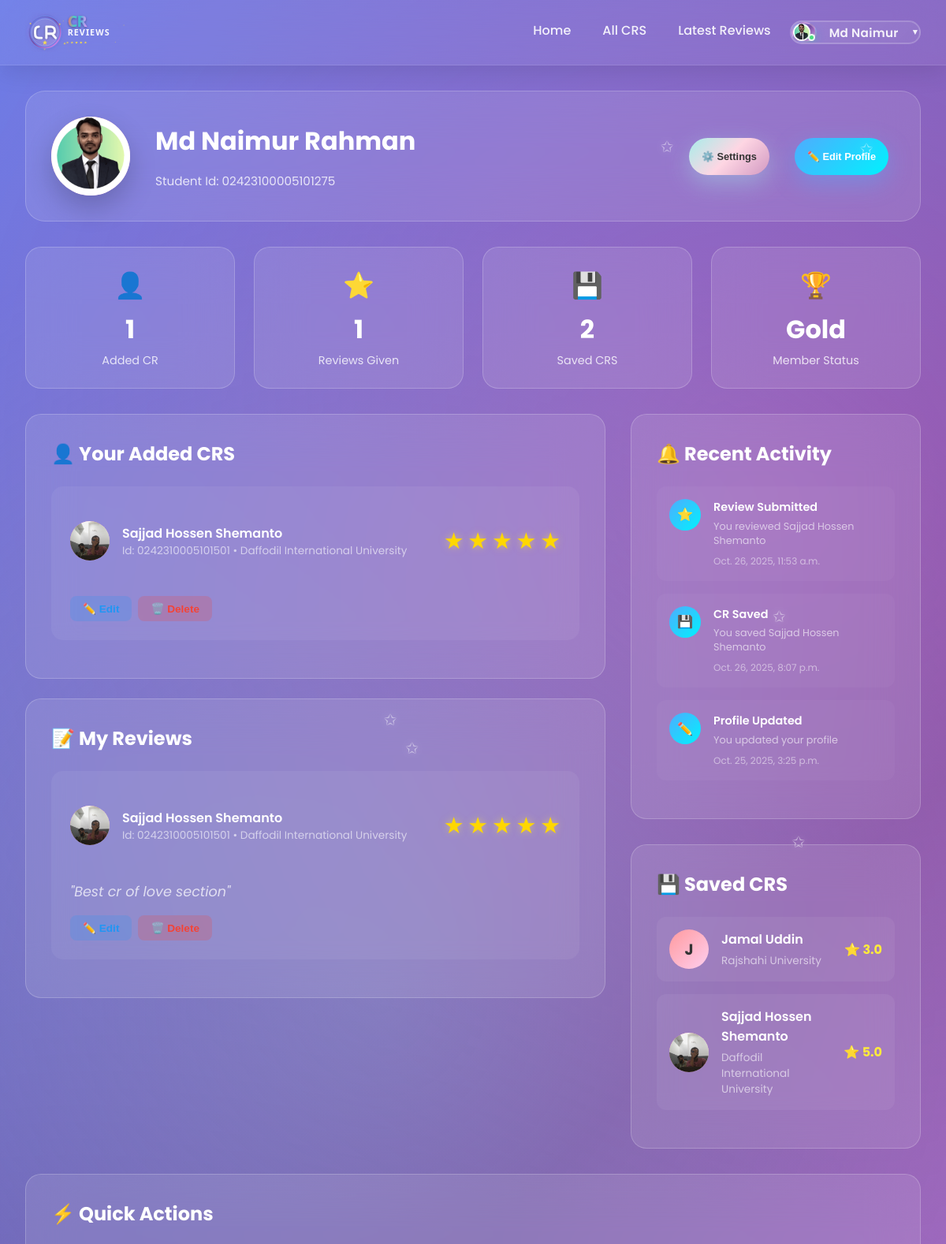
Page /user_dashboard/md-naimur-rahman/ (signed in, upper part) on the earlier database version.
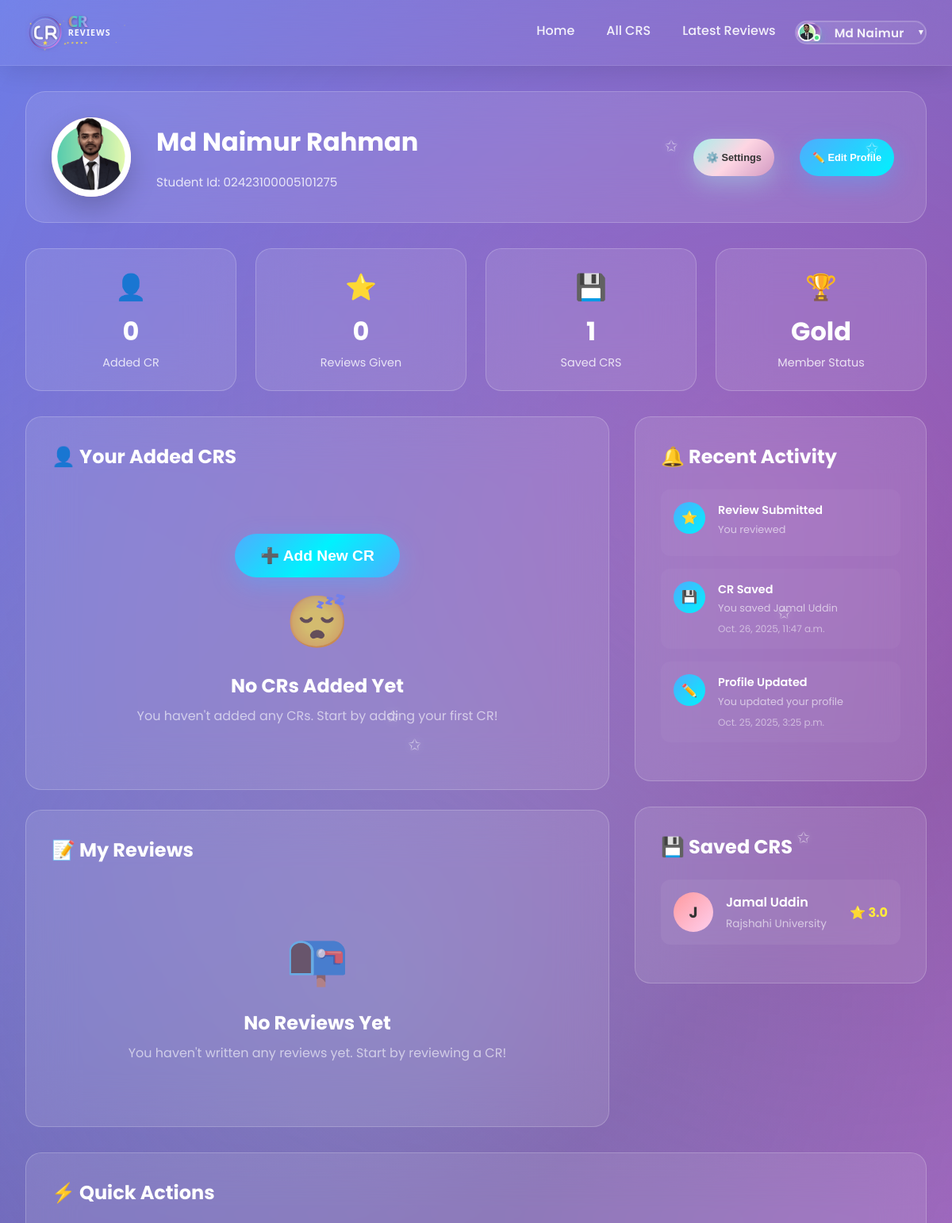
Same page on the later database version.
### cr/models.py (models this page shows, shortened)
class CrProfile(models.Model):
    user=models.OneToOneField('userprofile.User', on_delete=models.CASCADE,related_name='user_profile')
    university=models.ForeignKey(University, on_delete=models.CASCADE,related_name='university_crs')
    department=models.ForeignKey(Department, on_delete=models.CASCADE,related_name='department_crs')
    cr_status = models.CharField(
    max_length=20,
    choices=[('Present', 'Present CR'), ('Former', 'Former CR')],
    default='Present'
    )
    profile_picture = models.ImageField(upload_to='cr_profile_pictures/', blank=True, null=True)
    name = models.CharField(max_length=100)
    gender = models.CharField(choices=[('M', 'Male'), ('F', 'Female')], max_length=1)
    email = models.EmailField(blank=True, null=True)
    phone = models.CharField(max_length=30, blank=True, null=True)
    st_id = models.CharField(max_length=50, unique=True)
    batch = models.CharField(max_length=20)
    dept_batch = models.CharField(max_length=20 , blank=True, null=True)
    section = models.CharField(max_length=10)
    bio = models.TextField(blank=True, null=True)
    date_of_birth = models.DateField(blank=True, null=True)
    slug = models.SlugField(unique=True, blank=True)
    facebook_url = models.URLField(default='https://www.facebook.com/')
    instagram_url = models.URLField(default='https://www.instagram.com/')
    linkedin_url = models.URLField(default='https://www.linkedin.com/')
    created_at=models.DateTimeField(auto_now_add=True)
    updated_at=models.DateTimeField(auto_now=True)
    deleted_at=models.DateTimeField(auto_now=True,blank=True,null=True)
    @property
    def average_rating(self):
        avg=self.cr_reviews.aggregate(Avg('rating'))['rating__avg']
        return round(avg,1) if avg else 0

class University(models.Model):
    Public = "Public"
    Private = "Private"
    university_type = [
        (Public,"Public"),
        (Private,"Private"),
    ]
    title =models.CharField(max_length=100,unique=True,blank=False,null=False)
    type =models.CharField(max_length=100,choices=university_type)
    address=models.CharField(max_length=150, blank=True, null=True)
    slug=models.SlugField(blank=True,unique=True)
    created_at=models.DateTimeField(auto_now_add=True)
    updated_at=models.DateTimeField(auto_now=True)
    daleted_at=models.DateTimeField(auto_now=True,blank=True,null=True)
    def __str__(self):
        return self.title

class Review(models.Model):
    user=models.ForeignKey('userprofile.User', on_delete=models.CASCADE,related_name='userreviews')
    cr_profile=models.ForeignKey(CrProfile, on_delete=models.CASCADE,related_name='cr_reviews')
    rating = models.PositiveSmallIntegerField()
    description = models.TextField(blank=True, null=True)
    is_anonymous = models.BooleanField(default=False)
    anonymous_name = models.CharField(max_length=100, blank=True, null=True)
    slug = models.SlugField(unique=True, blank=True)
    created_at = models.DateTimeField(auto_now_add=True)
    updated_at = models.DateTimeField(auto_now=True)
    deleted_at = models.DateTimeField(blank=True, null=True)
    class Meta:
        unique_together = [['user', 'cr_profile']]
        ordering = ['-created_at']

### userprofile/models.py (models this page shows, shortened)
class SavedCR(models.Model):
    user = models.ForeignKey(User, on_delete=models.CASCADE, related_name='saved_crs')
    cr_profile = models.ForeignKey(CrProfile, on_delete=models.CASCADE, related_name='saved_by')
    saved_at = models.DateTimeField(auto_now_add=True)
    class Meta:
        unique_together = ('user', 'cr_profile')

### userprofile/views.py (the view)
# urls.py: path('user_dashboard/<str:slug>/',user_dasboard,name="user_dashboard"),
@login_required
def user_dasboard(request,slug):
    user = User.objects.get(email=request.user.email,slug=slug)
    review = Review.objects.filter(user=user).order_by('-created_at')
    saved_crs = SavedCR.objects.filter(user=request.user).select_related('cr_profile')
    last = review.first()
    last_cr_saved= saved_crs.last()
    add_crs = CrProfile.objects.filter(user=request.user)
    items_per_page = 5
    add_crs_paginator = Paginator(add_crs, items_per_page)
    add_crs_page = request.GET.get('add_crs_page', 1)
    add_crs = add_crs_paginator.get_page(add_crs_page)
    saved_crs_paginator = Paginator(saved_crs, items_per_page)
    saved_crs_page = request.GET.get('saved_crs_page', 1)
    saved_crs = saved_crs_paginator.get_page(saved_crs_page)
    review_paginator = Paginator(review, items_per_page)
    review_page = request.GET.get('review_page', 1)
    review = review_paginator.get_page(review_page)
    context = {
        'user':user,
        'review':review,
        'last':last,
        'saved_crs':saved_crs,
        'last_cr_saved':last_cr_saved,
        'add_crs':add_crs,
    }
    return render(request,'user_profile/user_dashboard.html',context)

### templates/user_profile/user_dashboard.html (shortened to what the changed rows need)
{% extends 'base.html' %}
{% load static %}
{% block content %}
<div class="dashboard-container">
   <div class="dashboard-header">
      <div class="header-left">
         <div class="user-info">
            <h1>{{user.first_name}} {{user.last_name}}</h1>
         </div>
      </div>
   </div>
   <div class="stats-row">
      <div class="stat-box">
         <div class="stat-box-icon">👤</div>
         <div class="stat-box-value">{{add_crs.paginator.count}}</div>
         <div class="stat-box-label">Added CR</div>
      </div>
      <div class="stat-box">
         <div class="stat-box-icon">⭐</div>
         <div class="stat-box-value">{{review.paginator.count}}</div>
         <div class="stat-box-label">Reviews Given</div>
      </div>
      <div class="stat-box">
         <div class="stat-box-icon">💾</div>
         <div class="stat-box-value">{{saved_crs.paginator.count}}</div>
         <div class="stat-box-label">Saved CRS</div>
      </div>
   </div>
   <div class="content-grid">
      <div>
         <div class="dashboard-card">
            <div class="card-header">
               <h2 class="card-title">👤 Your Added CRS</h2>
            </div>
            {% if add_crs %}
            {% for add in add_crs %}
            <div class="review-item">
               <div class="review-header">
                  <div class="review-cr">
                     <div class="saved-avatar">
                        {% if add.profile_picture %}
                        <img src={{add.profile_picture.url}} alt={{add.name}} />
                        {% else %}
                        {{add.name|first|upper}}
                        {% endif %}
                     </div>
                     <div class="cr-info">
                        <h4><a href="{% url 'cr_profile' add.slug %}" style="text-decoration: none; color: inherit;">{{add.name}}</a></h4>
                        <p>Id: {{add.st_id}} • {{add.university}}</p>
                     </div>
                  </div>
                  <div class="rating">
                     {% for i in "12345" %} {% if forloop.counter <= add.average_rating %}
                     <span class="star filled">★</span>
                     {% else %}
                     <span class="star">☆</span>
                     {% endif %} {% endfor %}
                  </div>
               </div>
               <div class="review-actions">
                  <button class="action-btn edit" onclick="window.location.href='{% url 'edit_cr_profile' add.slug %}'">✏️ Edit</button>
                  <button class="action-btn delete" onclick="openDeleteModal('{{ add.slug }}', '{{ add.name }}')">🗑️ Delete</button>
               </div>
            </div>
            {% endfor %}
            {% else %}
            <div class="empty-state">
               {% if user.is_authenticated %}
                    <button class="btn" onclick="window.location.href='{% url 'add_cr'%}'" style="font-size: 1.2rem; padding: 1rem 2rem;">
                        ➕ Add New CR
                    </button>
                    {% endif %}
               <div class="empty-state-icon">😴</div>
               <h3>No CRs Added Yet</h3>
               <p>You haven't added any CRs. Start by adding your first CR!</p>
            </div>
            {% endif %}
         </div>
         <br>
         <div class="dashboard-card">
            <div class="card-header">
               <h2 class="card-title">📝 My Reviews</h2>
            </div>
            {% if review %}
            {% for review in review %}
            <div class="review-item">
               <div class="review-header">
                  <div class="review-cr">
                     <div class="saved-avatar">
                        {% if review.cr_profile.profile_picture %}
                        <img src={{review.cr_profile.profile_picture.url}} alt={{review.cr_profile.name}} />
                        {% else %}
                        {{review.cr_profile.name|first|upper}}
                        {% endif %}
                     </div>
                     <div class="cr-info">
                        <h4><a href="{% url 'cr_profile' review.cr_profile.slug %}" style="text-decoration: none; color: inherit;">{{review.cr_profile.name}}</a></h4>
                        <p>Id: {{review.cr_profile.st_id}} • {{review.cr_profile.university}}  </p>
                     </div>
                  </div>
                  <div class="rating">
                     {% for i in "12345" %} {% if forloop.counter <= review.rating %}
                     <span class="star filled">★</span>
                     {% else %}
                     <span class="star">☆</span>
                     {% endif %} {% endfor %}
                  </div>
               </div>
               <div class="review-text">
                  "{{review.description}}"
               </div>
               <div class="review-actions">
                  <button class="action-btn edit" onclick="openEditReviewModal('{{ review.slug }}', {{ review.rating }}, '{{ review.description|escapejs }}')">✏️ Edit </button>
                  <button class="action-btn delete" onclick="openDeleteReviewModal('{{ review.slug }}')">🗑️ Delete</button>
               </div>
            </div>
            {% endfor %}
            {% else %}
            <div class="empty-state">
               <div class="empty-state-icon">📭</div>
               <h3>No Reviews Yet</h3>
               <p>You haven't written any reviews yet. Start by reviewing a CR!</p>
            </div>
            {% endif %}
         </div>
      </div>
      <div>
         <div class="dashboard-card" style="margin-bottom: 2rem;">
                     <div class="card-header">
                        <h2 class="card-title">🔔 Recent Activity</h2>
                     </div>
                     <div class="activity-item">
                        <div class="activity-content">
                           <h4>Review Submitted</h4>
                           <p>You reviewed {{last.cr_profile.name}}</p>
                           <div class="activity-time">{{last.created_at}}</div>
                        </div>
                     </div>
                     <div class="activity-item">
                        <div class="activity-content">
                           <h4>CR Saved</h4>
                           <p>You saved {{last_cr_saved.cr_profile.name}}</p>
                           <div class="activity-time">{{last_cr_saved.saved_at}}</div>
                        </div>
                     </div>
         </div>
         <div class="dashboard-card">
                     <div class="card-header">
                        <h2 class="card-title">💾 Saved CRS</h2>
                     </div>
                     {% if saved_crs %}
                     {% for save_cr in saved_crs %}
                     <div class="saved-cr-item">
                        <div class="saved-avatar">
                           {% if save_cr.cr_profile.profile_picture %}
                           <img src={{save_cr.cr_profile.profile_picture.url}} alt={{save_cr.cr_profile.name}} />
                           {% else %}
                           {{save_cr.cr_profile.name|first|upper}}
                           {% endif %}
                        </div>
                        <div class="saved-info">
                           <h4><a href="{% url 'cr_profile' save_cr.cr_profile.slug %}"  style="text-decoration: none; color: inherit;">{{save_cr.cr_profile.name}}</a></h4>
                           <p>{{save_cr.cr_profile.university}}</p>
                        </div>
                        <div class="saved-rating">
                           ⭐ {{save_cr.cr_profile.average_rating}}
                        </div>
                     </div>
                     {% endfor %}
                     {% else %}
                     <div class="empty-state">
                        <div class="empty-state-icon">🔖</div>
                        <h3>No Saved CRs</h3>
                        <p>You haven't saved any CRs yet. Save your favorite CRs here!</p>
                     </div>
                     {% endif %}
         </div>
      </div>
   </div>
      <div class="dashboard-card full-width-card" style="margin-top: 2rem;">
               <div class="card-header">
                  <h2 class="card-title">⚡ Quick Actions</h2>
               </div>
      </div>
</div>
{% endblock content %}

Differences in the rows shown:
removed CrProfile: profile_picture (picture), name "Sajjad Hossen Shemanto", st_id "0242310005101501", university "Daffodil International University"
removed Review: cr_profile.profile_picture (picture), cr_profile.name "Sajjad Hossen Shemanto", cr_profile.st_id "0242310005101501", cr_profile.university "Daffodil International University", rating 5 (drawn), description "Best cr of love section", created_at "Oct. 26, 2025, 11:53 a.m."
removed SavedCR: cr_profile.name "Sajjad Hossen Shemanto", saved_at "Oct. 26, 2025, 8:07 p.m.", cr_profile.profile_picture (picture), cr_profile.university "Daffodil International University", cr_profile.average_rating "5.0"
Other differences:
{{ add_crs.paginator.count }}: "1" → "0"
{{ review.paginator.count }}: "1" → "0"
{{ saved_crs.paginator.count }}: "2" → "1"
{{ last_cr_saved.cr_profile.name }}: "Sajjad Hossen Shemanto" → "Jamal Uddin"
{{ last_cr_saved.saved_at }}: "Oct. 26, 2025, 8:07 p.m." → "Oct. 26, 2025, 11:47 a.m."
text now shown: "➕ Add New CR 😴 No CRs Added Yet You haven't added any CRs. Start by adding your first CR! 📭 No Reviews Yet You haven't written any reviews yet. Start by reviewing a CR!"
